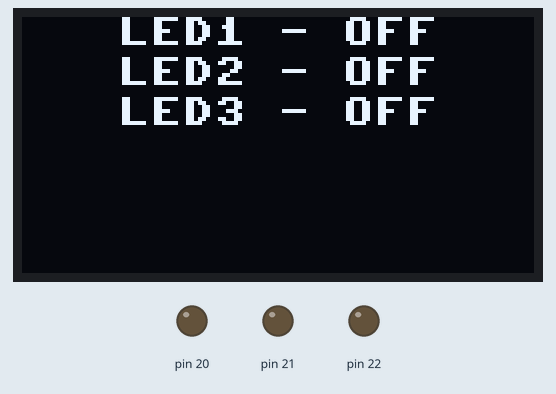
Simulated run of this program. Board: MicroPython board. Shown: 128×64 one-colour display, output pins drawn as LEDs (lit = HIGH). What the program prints to the serial console is not drawn. At 0.1 s the program stops and its outputs stay as they are.

Above: at 0.1 s.

The program:

program.py
```python
import time
from machine import UART, Pin, I2C, Timer
from ssd1306 import SSD1306_I2C


I2C_MODE = 1
SCL_PIN = Pin(15)
SDA_PIN = Pin(14)
FREQ = 400000

OLED_WIDTH = 128
OLED_HEIGHT = 64
ROW_START = 0
ROW_EDGE = OLED_WIDTH - 1

HEIGHT_START = 0
HEIGHT_EDGE = OLED_HEIGHT -1

ON = 1 # for led, 1 is on, 0 is off
OFF = 0

BLANK = 0
FILLED = 1

COLUMN_SPACE = 2

class Led:
    def __init__(self,pin):
        self.led = Pin(pin, mode = Pin.OUT)
        self.status = 0 # 1 == off

    def is_on(self):
        if self.status == ON:
            return True
        else:
            return False

    def turn_on(self):
        self.led.value(on)

    def turn_off(self):
        self.led.value(off)


class Display:
    def __init__(self,i2c,scl_pin,sda_pin,frequency,oled_w, oled_h):
        self.i2c = I2C(i2c, scl=scl_pin, sda = sda_pin, freq = frequency)
        self.display = SSD1306_I2C(oled_w, oled_h, self.i2c)
        self.led_list = []

    def add_text(self,text):
        self.led_list.append(text)


    def show(self):
        self.display.fill(0)
        for led in self.led_list:
            print(led.fulltext())
            self.display.text(led.fulltext(), led.x_loc, led.y_loc, 1)
        self.display.show()

class Led_str:
    def __init__(self,text,x_loc,y_loc, led):
        self.text = text
        self.x_loc = x_loc
        self.y_loc = y_loc
        self.led = led
#         self.led_status = led.status

    def get_status_str(self):
        if self.led.is_on():
            return "ON"
        else:
            return "OFF"

    def fulltext(self):
        status_str = self.get_status_str()
        return f"{self.text} - {status_str}"


i2c = I2C (I2C_MODE, scl = SCL_PIN, sda = SDA_PIN,  freq = FREQ)
oled = SSD1306_I2C(OLED_WIDTH, OLED_HEIGHT, i2c)

LETTER_HEIGHT = 8
LETTER_WIDTH = 8
text1 = 'LED1 - OFF'
text2 = 'LED2 - OFF'
text3 = 'LED3 - OFF'
str_len = len(text1) * LETTER_WIDTH
middle_str = int(round((str_len /2),0))
x_middle = int(round(OLED_WIDTH / 2, 0)) #0 - 127
y_bottom = OLED_HEIGHT - LETTER_HEIGHT # 0 - 64
x_edge = ROW_EDGE - str_len

x_starting = x_middle - middle_str
y_starting1 = 0
y_starting2 = COLUMN_SPACE + LETTER_HEIGHT
y_starting3 = y_starting2 + COLUMN_SPACE + LETTER_HEIGHT
color = 1
x_pre = 0


display = Display(I2C_MODE,SCL_PIN,SDA_PIN ,FREQ, OLED_WIDTH, OLED_HEIGHT)

led1 = Led(20)
led2 = Led(21)
led3 = Led(22)
led_str1 = Led_str("LED1",x_starting,y_starting1, led1)
led_str2 = Led_str("LED2",x_starting,y_starting2, led2)
led_str3 = Led_str("LED3",x_starting,y_starting3, led3)
# print("led1" ,led_string1.fulltext())
# print("led2" ,led_string2.fulltext())
# print("led3" ,led_string3.fulltext())
display.add_text(led_str1)
display.add_text(led_str2)
display.add_text(led_str3)
display.show()
```
